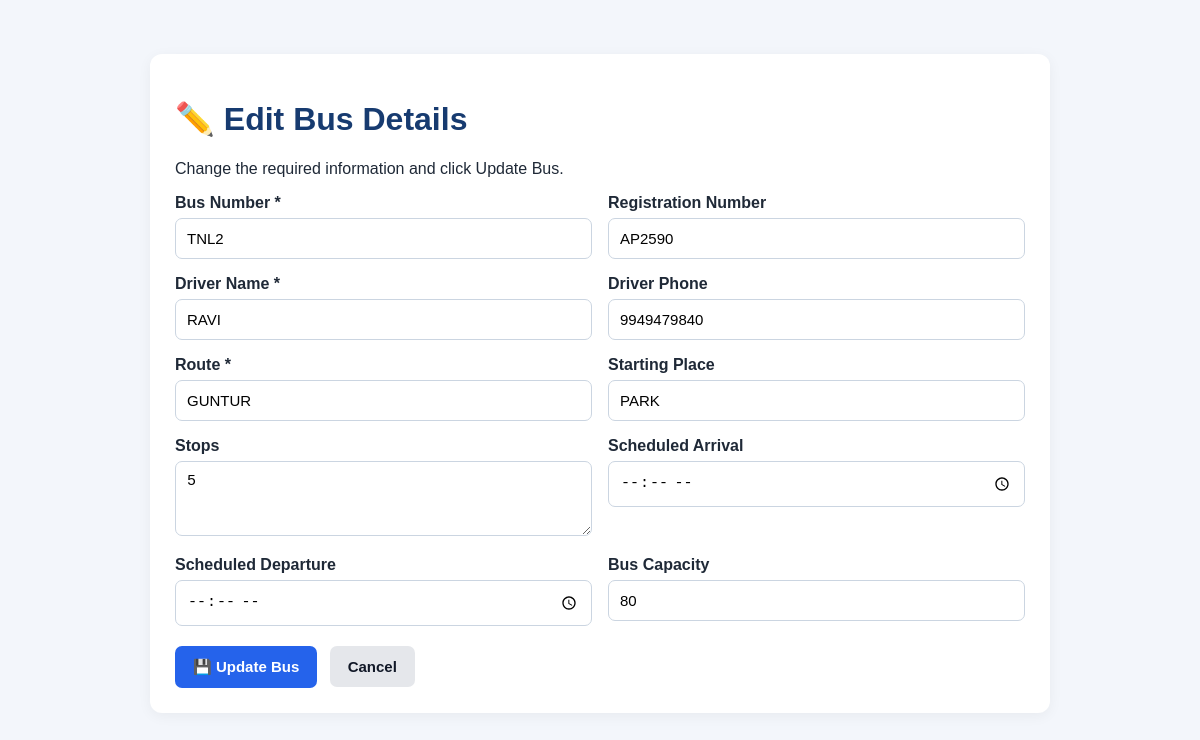
The app's page /edit_bus/2 with its own data.
### tables this page shows
CREATE TABLE bus_management (
            id INTEGER PRIMARY KEY AUTOINCREMENT,
            record_type TEXT NOT NULL,
            bus_number TEXT NOT NULL,
            registration_number TEXT,
            driver_name TEXT,
            driver_phone TEXT,
            route TEXT,
            starting_place TEXT,
            stops TEXT,
            scheduled_arrival TEXT,
            scheduled_departure TEXT,
            capacity INTEGER,
            event TEXT,
            event_time TEXT
        );

### app.py (the view, shortened to what this page needs)
@app.route("/edit_bus/<int:bus_id>", methods=["GET", "POST"])
def edit_bus(bus_id):
    conn = get_db()
    bus = conn.execute("""
        SELECT * FROM bus_management
        WHERE id = ? AND record_type = 'BUS'
    """, (bus_id,)).fetchone()
    if bus is None:
        conn.close()
        flash("Bus record not found.", "error")
        return redirect(url_for("home"))
    conn.close()
    return render_template("edit_bus.html", bus=bus)

### app.py (called while the page is built)
def get_db():
    conn = sqlite3.connect(DATABASE)
    conn.row_factory = sqlite3.Row
    return conn

### templates/edit_bus.html (shortened to what this page needs)
<!DOCTYPE html>
<html lang="en">
<head>
</head>
<body>
<div class="card">
    <h1>✏️ Edit Bus Details</h1>
    <p>Change the required information and click Update Bus.</p>
    <form method="POST">
        <div class="grid">
            <div>
                <label>Bus Number *</label>
                <input name="bus_number"
                       value="{{ bus['bus_number'] }}"
                       required>
            </div>
            <div>
                <label>Registration Number</label>
                <input name="registration_number"
                       value="{{ bus['registration_number'] or '' }}">
            </div>
            <div>
                <label>Driver Name *</label>
                <input name="driver_name"
                       value="{{ bus['driver_name'] }}"
                       required>
            </div>
            <div>
                <label>Driver Phone</label>
                <input name="driver_phone"
                       type="tel"
                       value="{{ bus['driver_phone'] or '' }}">
            </div>
            <div>
                <label>Route *</label>
                <input name="route"
                       value="{{ bus['route'] }}"
                       required>
            </div>
            <div>
                <label>Starting Place</label>
                <input name="starting_place"
                       value="{{ bus['starting_place'] or '' }}">
            </div>
            <div>
                <label>Stops</label>
                <textarea name="stops" rows="3">{{ bus['stops'] or '' }}</textarea>
            </div>
            <div>
                <label>Scheduled Arrival</label>
                <input name="scheduled_arrival"
                       type="time"
                       value="{{ bus['scheduled_arrival'] or '' }}">
            </div>
            <div>
                <label>Scheduled Departure</label>
                <input name="scheduled_departure"
                       type="time"
                       value="{{ bus['scheduled_departure'] or '' }}">
            </div>
            <div>
                <label>Bus Capacity</label>
                <input name="capacity"
                       type="number"
                       min="0"
                       value="{{ bus['capacity'] or 0 }}">
            </div>
        </div>
        <button type="submit">💾 Update Bus</button>
        <a class="back" href="{{ url_for('home') }}">Cancel</a>
    </form>
</div>
</body>
</html>

### templates/edit_bus.html (style rules this page uses)
* { box-sizing: border-box; }
body { margin: 0; padding: 24px; font-family: Arial, sans-serif; background: #f3f6fb; color: #1f2937; }
.card { max-width: 900px; margin: 30px auto; padding: 25px; background: white; border-radius: 12px; box-shadow: 0 3px 14px #0000000d; }
h1 { color: #173b70; }
.grid { display: grid; grid-template-columns: repeat(2, minmax(0, 1fr)); gap: 16px; }
label { display: block; font-weight: bold; margin-bottom: 6px; }
input, textarea { width: 100%; padding: 11px; border: 1px solid #cbd5e1; border-radius: 7px; font-size: 15px; }
button, .back { display: inline-block; margin-top: 20px; padding: 12px 18px; border: none; border-radius: 7px; font-size: 15px; font-weight: bold; text-decoration: none; cursor: pointer; }
button { background: #2563eb; color: white; }
.back { background: #e5e7eb; color: #111827; margin-left: 8px; }

### records on screen
bus_management: bus_number "TNL2", registration_number "AP2590", driver_name "RAVI", driver_phone "9949479840", route "GUNTUR", starting_place "PARK", stops "5", capacity "80"
